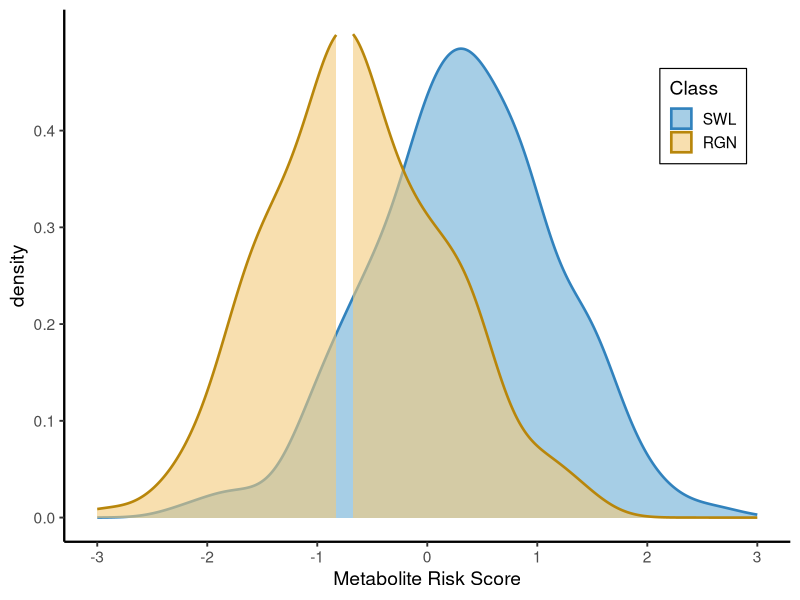

The R script that drew this image:
library(ggplot2)
library(RColorBrewer)

# Representative density curve data extracted from figure
# Two groups: SWL (Sustained Weight Loss) and RGN (Regain)
# RGN distribution is shifted left (lower scores), SWL is shifted right (higher scores)

# Simulate underlying data consistent with visible density curves
set.seed(42)
swl_scores = rnorm(200, mean = 0.35, sd = 0.85)
rgn_scores = rnorm(200, mean = -0.65, sd = 0.85)

df = data.frame(
  score = c(swl_scores, rgn_scores),
  class = factor(c(rep("SWL", 200), rep("RGN", 200)), levels = c("SWL", "RGN"))
)

# Colors matching figure: SWL = steel blue, RGN = sandy yellow
group_colors = c("SWL" = "#6BAED6", "RGN" = "#F4C97A")

p = ggplot(df, aes(x = score, fill = class, color = class)) +
  geom_density(alpha = 0.6, linewidth = 0.9) +
  scale_fill_manual(
    name = "Class",
    values = group_colors
  ) +
  scale_color_manual(
    name = "Class",
    values = c("SWL" = "#3182BD", "RGN" = "#B8860B")
  ) +
  scale_x_continuous(
    limits = c(-3, 3),
    breaks = seq(-3, 3, by = 1)
  ) +
  scale_y_continuous(
    limits = c(0, 0.5),
    breaks = seq(0, 0.4, by = 0.1)
  ) +
  labs(
    x = "Metabolite Risk Score",
    y = "density"
  ) +
  theme_classic(base_size = 14) +
  theme(
    legend.position = c(0.88, 0.80),
    legend.background = element_rect(fill = "white", color = "black", linewidth = 0.4),
    legend.key.size = unit(0.6, "cm"),
    axis.line = element_line(linewidth = 0.8)
  )

ggsave("plot_metrs_density.png", p, width = 5, height = 4, dpi = 800)
